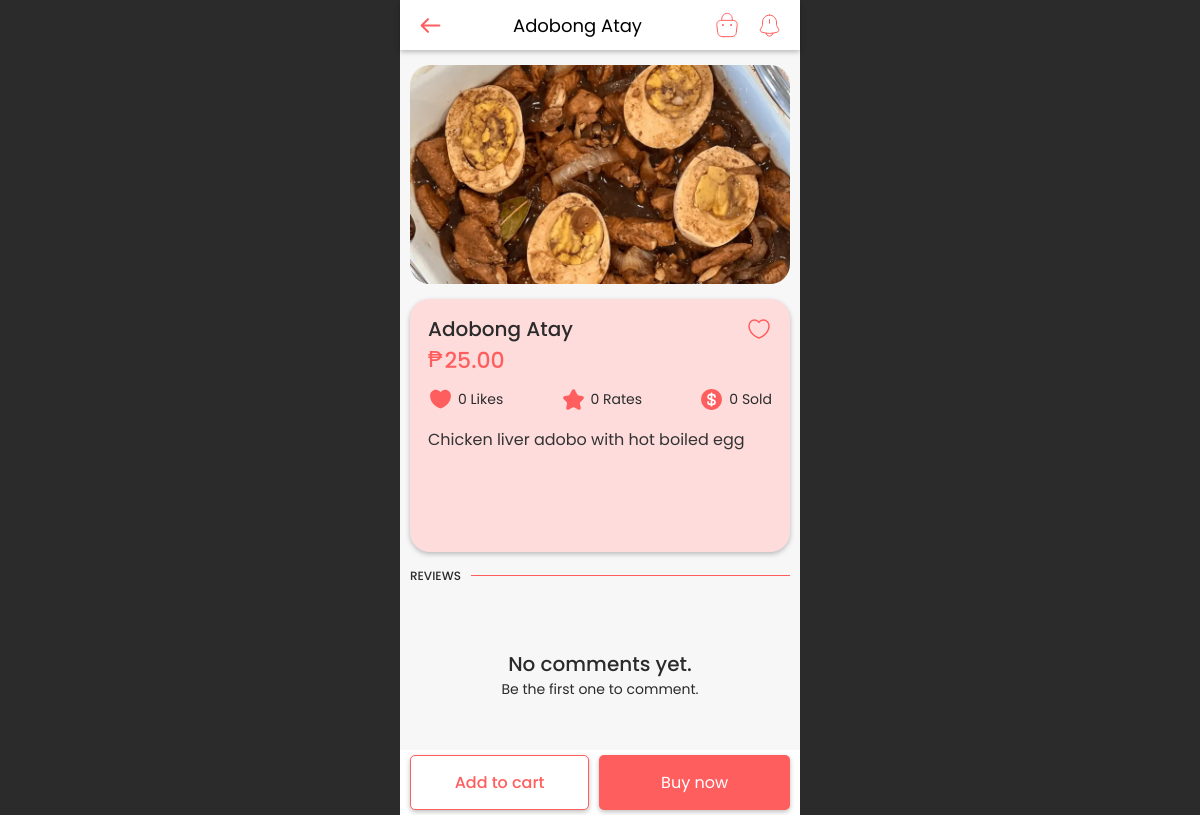
/admin/food_details.php?food_id=7 (signed in), run on the app's committed database.
### tables this page shows
CREATE TABLE `food_product` (
  `food_id` int(11) NOT NULL,
  `name` varchar(100) NOT NULL,
  `price` decimal(10,2) NOT NULL,
  `description` mediumtext NOT NULL,
  `img` varchar(100) NOT NULL,
  `availability` varchar(255) NOT NULL,
  `rates` float NOT NULL,
  `likes` int(11) NOT NULL,
  `sold` int(11) NOT NULL,
  `created_at` timestamp NOT NULL DEFAULT current_timestamp(),
  `updated_at` timestamp NOT NULL DEFAULT current_timestamp() ON UPDATE current_timestamp()
);

### classes/food.class.php (called while the page is built, shortened)
<?php
    include_once 'database.php';
    class Food{
        protected $db;
        function __construct(){
            $this->db = new Database;
        }
        function fetch($id){
            $sql = 'SELECT * FROM food_product WHERE food_id=:food_id;';
            $query = $this->db->connect()->prepare($sql);
            $query->bindParam(':food_id', $id);
            if($query->execute()){
                $data = $query->fetch();
            }
            return $data;
        }
    }
?>

### classes/database.php (called while the page is built)
<?php
    class Database{
        private $host = 'localhost';
        private $username = 'root';
        private $password = '';
        private $database = 'meraki';
        protected $connection;
        function connect(){
            try{
                $this->connection = new PDO("mysql:host=$this->host;dbname=$this->database",
                                            $this->username, $this->password);
            }
            catch(PDOException $e){
                echo 'Connection Error ' . $e->getMessage();
            }
            return $this->connection;
        }
    }
?>

### classes/notification.class.php (called while the page is built, shortened)
<?php
    include_once 'database.php';
    include_once 'food.class.php';
    class Notification{
        protected $db;
        function __construct(){
            $this->db = new Database;
        }
        function getAll($user_id){
            $sql = 'SELECT * FROM notification WHERE reciever_id = :user_id ORDER BY created_at DESC;';
            $query = $this->db->connect()->prepare($sql);
            $query->bindParam(':user_id', $user_id);
            if($query->execute()){
                if($query->rowCount() < 1){
                    $data = 'empty';
                }
                else{
                    $data = $query->fetchAll();
                }
            }
            return $data;
        }
    }
?>

### admin/food_details.php (the view, shortened to what this page needs)
<?php
    include_once '../classes/food.class.php';
    include_once '../classes/notification.class.php';
    $food = new Food;
    if($food->fetch($_GET['food_id'])){
        $data = $food->fetch($_GET['food_id']);
    }
    $page_title = $data['name'];
    include_once '../includess/header.php';
?>
<div class="wrapper">
    <?php include_once '../includess/admin/topnav.php'; ?>
    <section class="food_details">
        <img class="food_img" src="../icons/uploads/dishes/<?= $data['img'] ?>">
        <div class="description">
            <header><?= $data['name'] ?></header>
            <div class="price-cont">
                <span>₱</span>
                <h4><?= $data['price'] ?></h4>
            </div>
            <div class="popularity">
                <div>
                    <img src="../icons/mix/heart.svg">
                    <p>
                        <?= $data['likes']; ?> likes
                    </p>
                </div>
                <div>
                    <img src="../icons/mix/star.svg">
                    <p>
                        <?= $data['rates']; ?> rates
                    </p>
                </div>
                <div>
                    <img src="../icons/mix/dollar.svg">
                    <p>
                        <?= $data['sold']; ?> sold
                    </p>
                </div>
            </div>
            <p class="food_description"><?= $data['description'] ?></p>
            <?php
                if($_SESSION['logged_in'] != 'null') echo '<div class="heart"><img src="../icons/mix/heart-empty.svg"></div>';
            ?>
        </div>
        <div class="indicator">
            <h1>REVIEWS</h1>
            <hr>
        </div>
        <div class="reviews">
            <div class="empty"><h1>No comments yet.</h1><p>Be the first one to comment.</p></div>
        </div>
        <div class="buttons">
            <button class="addcart_btn">Add to cart</button>
            <button class="buynow_btn">Buy now</button>
        </div>
    </section>
</div>
<?php
    include_once '../includess/footer.php';
?>

### includess/admin/topnav.php (shortened to what this page needs)
<div class="top">
    <div class="row1">
        <?php
            if($page_title == 'Dashboard'){
                echo '<header>Welcome!</header>';
                echo '<img class="logo" src="../icons/mix/logo.svg">';
            }
            else if($page_title == 'Profile' || $page_title == 'Store' || $page_title == 'Orders' || $page_title == 'Order History'){
                echo '<img src="../icons/mix/logo.svg">';
                echo '<header class="poppins">' . $page_title .'</header>';
            }
            else{
                if($page_title == 'Payment Method'){
                    echo '<a href="cart.php" class="back-btn"><img src="../icons/topnav/arrowleft.svg"></a>';
                }
                else if($page_title == 'Order Info'){
                    echo '<a href="order.php" class="back-btn"><img src="../icons/topnav/arrowleft.svg"></a>';
                }
                else{
                    echo '<a href="store.php" class="back-btn"><img src="../icons/topnav/arrowleft.svg"></a>';
                }
                echo '<header class="food_name">' . $page_title . '</header>';
            }
        ?>
        <div class="right">
            <?php
                if($page_title !== 'My Cart'){
            ?>
                    <a href="cart.php">
                        <img src="../icons/topnav/cart.svg">
                    </a>
            <?php
                }
                include_once '../classes/notification.class.php';
            ?>
            <button class="notif">
                <img src="../icons/topnav/notification.svg">
            </button>
        </div>
    </div>
</div>

### data on the page
food_product: name "Adobong Atay", img (picture), price "25.00", likes "0", rates "0", sold "0", description "Chicken liver adobo with hot boiled egg"
